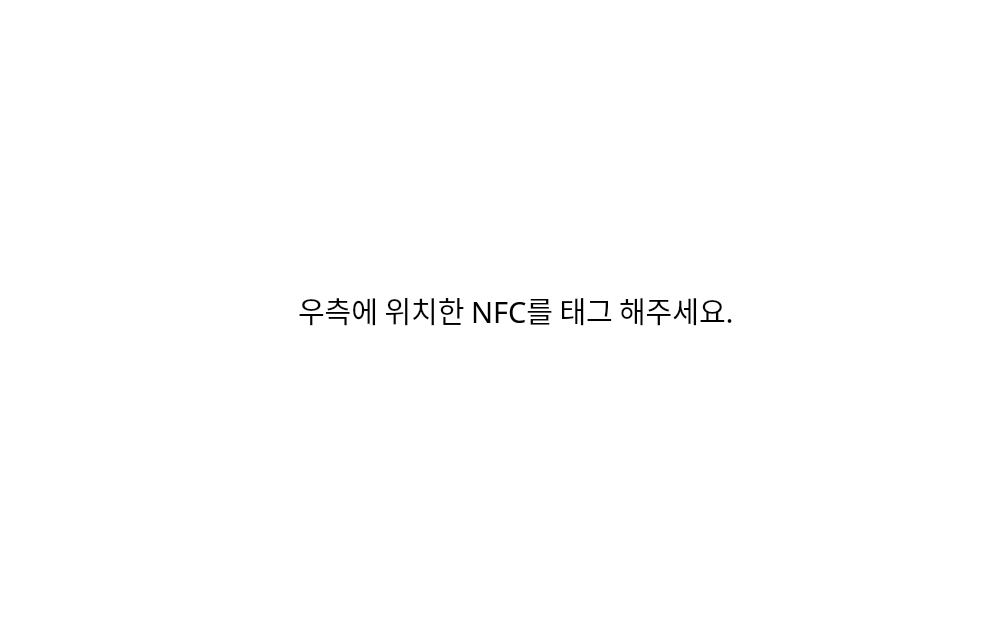
<?xml version="1.0" encoding="UTF-8"?>
<ui version="4.0">
 <class>StackedWidget</class>
 <widget class="QStackedWidget" name="StackedWidget">
  <property name="geometry">
   <rect>
    <x>0</x>
    <y>0</y>
    <width>1000</width>
    <height>625</height>
   </rect>
  </property>
  <property name="windowTitle">
   <string>StackedWidget</string>
  </property>
  <property name="styleSheet">
   <string notr="true">background-color: rgb(255, 255, 255);</string>
  </property>
  <property name="currentIndex">
   <number>1</number>
  </property>
  <widget class="QWidget" name="page1_idle">
   <widget class="QWidget" name="page1_layout" native="true">
    <property name="geometry">
     <rect>
      <x>0</x>
      <y>0</y>
      <width>1000</width>
      <height>625</height>
     </rect>
    </property>
    <property name="styleSheet">
     <string notr="true"/>
    </property>
    <widget class="QFrame" name="frame_3">
     <property name="geometry">
      <rect>
       <x>-210</x>
       <y>360</y>
       <width>671</width>
       <height>391</height>
      </rect>
     </property>
     <property name="styleSheet">
      <string notr="true">image: url(:/rc/커피박 디스플레이-요소분리-01.png);
border-color: transparent;</string>
     </property>
     <property name="frameShape">
      <enum>QFrame::NoFrame</enum>
     </property>
     <property name="frameShadow">
      <enum>QFrame::Raised</enum>
     </property>
     <property name="lineWidth">
      <number>0</number>
     </property>
    </widget>
    <widget class="QFrame" name="frame_4">
     <property name="geometry">
      <rect>
       <x>170</x>
       <y>70</y>
       <width>731</width>
       <height>461</height>
      </rect>
     </property>
     <property name="styleSheet">
      <string notr="true">image: url(:/rc/커피박 디스플레이-요소분리-01.png);
background-color:transparent;
border-color: transparent;</string>
     </property>
     <property name="frameShape">
      <enum>QFrame::NoFrame</enum>
     </property>
     <property name="frameShadow">
      <enum>QFrame::Raised</enum>
     </property>
     <property name="lineWidth">
      <number>0</number>
     </property>
    </widget>
    <widget class="QWidget" name="horizontalWidget" native="true">
     <property name="geometry">
      <rect>
       <x>180</x>
       <y>280</y>
       <width>680</width>
       <height>50</height>
      </rect>
     </property>
     <property name="styleSheet">
      <string notr="true">background-color: transparent;</string>
     </property>
     <layout class="QHBoxLayout" name="horizontalLayout_3">
      <item>
       <spacer name="horizontalSpacer_5">
        <property name="orientation">
         <enum>Qt::Horizontal</enum>
        </property>
        <property name="sizeHint" stdset="0">
         <size>
          <width>40</width>
          <height>20</height>
         </size>
        </property>
       </spacer>
      </item>
      <item>
       <widget class="QLabel" name="label">
        <property name="enabled">
         <bool>true</bool>
        </property>
        <property name="font">
         <font>
          <family>KoPub돋움체 Bold</family>
          <pointsize>22</pointsize>
          <weight>50</weight>
          <italic>false</italic>
          <bold>false</bold>
         </font>
        </property>
        <property name="styleSheet">
         <string notr="true">font: 22pt &quot;KoPub돋움체 Bold&quot;;
background-color: transparent;
border-color: rgb(255, 255, 255);
border-top-color: rgb(255, 255, 255);
border-right-color: rgb(255, 255, 255);
selection-color: rgb(255, 255, 255);
selection-background-color: rgb(255, 255, 255);</string>
        </property>
        <property name="lineWidth">
         <number>0</number>
        </property>
        <property name="text">
         <string>커피박 회수</string>
        </property>
       </widget>
      </item>
      <item>
       <widget class="QLabel" name="label_10">
        <property name="font">
         <font>
          <family>KoPub돋움체 Light</family>
          <pointsize>22</pointsize>
          <weight>50</weight>
          <italic>false</italic>
          <bold>false</bold>
         </font>
        </property>
        <property name="styleSheet">
         <string notr="true">font: 22pt &quot;KoPub돋움체 Light&quot;;</string>
        </property>
        <property name="text">
         <string>를 진행하시려면</string>
        </property>
       </widget>
      </item>
      <item>
       <widget class="QLabel" name="label_12">
        <property name="font">
         <font>
          <family>KoPub돋움체 Bold</family>
          <pointsize>22</pointsize>
          <weight>50</weight>
          <italic>false</italic>
          <bold>false</bold>
          <kerning>true</kerning>
         </font>
        </property>
        <property name="statusTip">
         <string notr="true"/>
        </property>
        <property name="whatsThis">
         <string notr="true"/>
        </property>
        <property name="autoFillBackground">
         <bool>false</bool>
        </property>
        <property name="styleSheet">
         <string notr="true">background-color: transparent;
alternate-background-color: transparent;
selection-background-color: transparent;
font: 22pt &quot;KoPub돋움체 Bold&quot;;</string>
        </property>
        <property name="lineWidth">
         <number>0</number>
        </property>
        <property name="text">
         <string>화면을 터치해주세요.</string>
        </property>
       </widget>
      </item>
      <item>
       <spacer name="horizontalSpacer_6">
        <property name="orientation">
         <enum>Qt::Horizontal</enum>
        </property>
        <property name="sizeHint" stdset="0">
         <size>
          <width>40</width>
          <height>20</height>
         </size>
        </property>
       </spacer>
      </item>
     </layout>
    </widget>
   </widget>
  </widget>
  <widget class="QWidget" name="page2_nfc">
   <property name="styleSheet">
    <string notr="true">background-color: rgb(255, 255, 255);</string>
   </property>
   <widget class="QFrame" name="frame_5">
    <property name="geometry">
     <rect>
      <x>0</x>
      <y>280</y>
      <width>671</width>
      <height>391</height>
     </rect>
    </property>
    <property name="styleSheet">
     <string notr="true">image: url(:/rc/커피박 디스플레이-요소분리-01.png);
background-color: transparent;</string>
    </property>
    <property name="frameShape">
     <enum>QFrame::StyledPanel</enum>
    </property>
    <property name="frameShadow">
     <enum>QFrame::Raised</enum>
    </property>
   </widget>
   <widget class="QFrame" name="frame_6">
    <property name="geometry">
     <rect>
      <x>480</x>
      <y>0</y>
      <width>731</width>
      <height>461</height>
     </rect>
    </property>
    <property name="styleSheet">
     <string notr="true">image: url(:/rc/커피박 디스플레이-요소분리-01.png);
background-color: transparent;</string>
    </property>
    <property name="frameShape">
     <enum>QFrame::StyledPanel</enum>
    </property>
    <property name="frameShadow">
     <enum>QFrame::Raised</enum>
    </property>
   </widget>
   <widget class="QWidget" name="horizontalWidget" native="true">
    <property name="geometry">
     <rect>
      <x>260</x>
      <y>260</y>
      <width>512</width>
      <height>100</height>
     </rect>
    </property>
    <property name="styleSheet">
     <string notr="true">background-color: transparent;</string>
    </property>
    <layout class="QHBoxLayout" name="horizontalLayout_4">
     <item>
      <spacer name="horizontalSpacer_7">
       <property name="orientation">
        <enum>Qt::Horizontal</enum>
       </property>
       <property name="sizeHint" stdset="0">
        <size>
         <width>40</width>
         <height>20</height>
        </size>
       </property>
      </spacer>
     </item>
     <item>
      <widget class="QLabel" name="label_2">
       <property name="font">
        <font>
         <family>KoPub돋움체 Light</family>
         <pointsize>22</pointsize>
        </font>
       </property>
       <property name="text">
        <string>우측에 위치한</string>
       </property>
      </widget>
     </item>
     <item>
      <widget class="QLabel" name="label_13">
       <property name="font">
        <font>
         <family>KoPub돋움체 Bold</family>
         <pointsize>22</pointsize>
        </font>
       </property>
       <property name="styleSheet">
        <string notr="true">background-color: transparent;</string>
       </property>
       <property name="text">
        <string>NFC를 태그</string>
       </property>
      </widget>
     </item>
     <item>
      <widget class="QLabel" name="label_14">
       <property name="font">
        <font>
         <family>KoPub돋움체 Light</family>
         <pointsize>22</pointsize>
        </font>
       </property>
       <property name="text">
        <string>해주세요.</string>
       </property>
      </widget>
     </item>
     <item>
      <spacer name="horizontalSpacer_8">
       <property name="orientation">
        <enum>Qt::Horizontal</enum>
       </property>
       <property name="sizeHint" stdset="0">
        <size>
         <width>40</width>
         <height>20</height>
        </size>
       </property>
      </spacer>
     </item>
    </layout>
   </widget>
   <zorder>frame_5</zorder>
   <zorder>frame_6</zorder>
   <zorder>verticalLayoutWidget_2</zorder>
   <zorder>horizontalWidget</zorder>
  </widget>
  <widget class="QWidget" name="page3_push_coffee">
   <widget class="QFrame" name="frame_7">
    <property name="geometry">
     <rect>
      <x>-200</x>
      <y>240</y>
      <width>671</width>
      <height>391</height>
     </rect>
    </property>
    <property name="styleSheet">
     <string notr="true">image: url(:/rc/커피박 디스플레이-요소분리-01.png);
background-color:transparent;</string>
    </property>
    <property name="frameShape">
     <enum>QFrame::StyledPanel</enum>
    </property>
    <property name="frameShadow">
     <enum>QFrame::Raised</enum>
    </property>
   </widget>
   <widget class="QFrame" name="frame_8">
    <property name="geometry">
     <rect>
      <x>300</x>
      <y>-40</y>
      <width>731</width>
      <height>461</height>
     </rect>
    </property>
    <property name="styleSheet">
     <string notr="true">image: url(:/rc/커피박 디스플레이-요소분리-01.png);
background-color: transparent;</string>
    </property>
    <property name="frameShape">
     <enum>QFrame::StyledPanel</enum>
    </property>
    <property name="frameShadow">
     <enum>QFrame::Raised</enum>
    </property>
   </widget>
   <widget class="QWidget" name="" native="true">
    <property name="geometry">
     <rect>
      <x>350</x>
      <y>370</y>
      <width>301</width>
      <height>101</height>
     </rect>
    </property>
    <layout class="QHBoxLayout" name="horizontalLayout" stretch="0">
     <property name="spacing">
      <number>0</number>
     </property>
     <property name="bottomMargin">
      <number>1</number>
     </property>
     <item>
      <widget class="QPushButton" name="pushButton">
       <property name="sizePolicy">
        <sizepolicy hsizetype="Preferred" vsizetype="Preferred">
         <horstretch>0</horstretch>
         <verstretch>0</verstretch>
        </sizepolicy>
       </property>
       <property name="font">
        <font>
         <family>KoPub돋움체 Bold</family>
         <pointsize>26</pointsize>
         <weight>50</weight>
         <italic>false</italic>
         <bold>false</bold>
        </font>
       </property>
       <property name="cursor">
        <cursorShape>PointingHandCursor</cursorShape>
       </property>
       <property name="whatsThis">
        <string>&lt;html&gt;&lt;head/&gt;&lt;body&gt;&lt;p&gt;&lt;br/&gt;&lt;/p&gt;&lt;/body&gt;&lt;/html&gt;</string>
       </property>
       <property name="autoFillBackground">
        <bool>false</bool>
       </property>
       <property name="styleSheet">
        <string notr="true">image: url(:/rc/커피박 디스플레이-요소분리-08.png);
background-color: rgb(255, 255, 255);</string>
       </property>
       <property name="text">
        <string/>
       </property>
       <property name="autoDefault">
        <bool>false</bool>
       </property>
       <property name="default">
        <bool>false</bool>
       </property>
       <property name="flat">
        <bool>true</bool>
       </property>
      </widget>
     </item>
    </layout>
   </widget>
   <widget class="QLabel" name="label_4">
    <property name="geometry">
     <rect>
      <x>300</x>
      <y>230</y>
      <width>442</width>
      <height>32</height>
     </rect>
    </property>
    <property name="font">
     <font>
      <family>KoPub돋움체 Bold</family>
      <pointsize>22</pointsize>
     </font>
    </property>
    <property name="styleSheet">
     <string notr="true">background-color: transparent</string>
    </property>
    <property name="text">
     <string>투입 후 [투입 완료] 버튼을 눌러주세요.</string>
    </property>
    <property name="margin">
     <number>0</number>
    </property>
   </widget>
   <widget class="QLabel" name="label_3">
    <property name="geometry">
     <rect>
      <x>317</x>
      <y>170</y>
      <width>408</width>
      <height>32</height>
     </rect>
    </property>
    <property name="font">
     <font>
      <family>KoPub돋움체 Bold</family>
      <pointsize>22</pointsize>
     </font>
    </property>
    <property name="autoFillBackground">
     <bool>false</bool>
    </property>
    <property name="styleSheet">
     <string notr="true">background-color: transparent</string>
    </property>
    <property name="text">
     <string>문이 열리면 커피박을 투입해주세요.</string>
    </property>
   </widget>
   <zorder>frame_7</zorder>
   <zorder>frame_8</zorder>
   <zorder>verticalLayoutWidget_3</zorder>
   <zorder>label_4</zorder>
   <zorder>label_3</zorder>
  </widget>
  <widget class="QWidget" name="page4_door_closing">
   <widget class="QFrame" name="frame_10">
    <property name="geometry">
     <rect>
      <x>130</x>
      <y>-10</y>
      <width>731</width>
      <height>461</height>
     </rect>
    </property>
    <property name="styleSheet">
     <string notr="true">image: url(:/rc/커피박 디스플레이-요소분리-01.png);
background-color: transparent;</string>
    </property>
    <property name="frameShape">
     <enum>QFrame::StyledPanel</enum>
    </property>
    <property name="frameShadow">
     <enum>QFrame::Raised</enum>
    </property>
   </widget>
   <widget class="QLabel" name="label_6">
    <property name="geometry">
     <rect>
      <x>150</x>
      <y>443</y>
      <width>699</width>
      <height>35</height>
     </rect>
    </property>
    <property name="font">
     <font>
      <family>KoPub돋움체 Bold</family>
      <pointsize>24</pointsize>
     </font>
    </property>
    <property name="text">
     <string>잠시 후 문이 닫힙니다. 안전에 주의해 주시기 바랍니다.</string>
    </property>
   </widget>
   <widget class="QLabel" name="label_5">
    <property name="geometry">
     <rect>
      <x>463</x>
      <y>147</y>
      <width>74</width>
      <height>145</height>
     </rect>
    </property>
    <property name="font">
     <font>
      <family>KoPub돋움체 Bold</family>
      <pointsize>99</pointsize>
      <weight>50</weight>
      <italic>false</italic>
      <bold>false</bold>
     </font>
    </property>
    <property name="styleSheet">
     <string notr="true">background-color: transparent
</string>
    </property>
    <property name="text">
     <string>3</string>
    </property>
   </widget>
   <zorder>frame_10</zorder>
   <zorder>verticalLayoutWidget_4</zorder>
   <zorder>label_5</zorder>
  </widget>
  <widget class="QWidget" name="page5_measuring">
   <widget class="QWidget" name="verticalLayoutWidget_5">
    <property name="geometry">
     <rect>
      <x>0</x>
      <y>0</y>
      <width>1000</width>
      <height>625</height>
     </rect>
    </property>
    <layout class="QVBoxLayout" name="verticalLayout_5" stretch="1,3,0,2,1">
     <item>
      <spacer name="verticalSpacer_9">
       <property name="orientation">
        <enum>Qt::Vertical</enum>
       </property>
       <property name="sizeHint" stdset="0">
        <size>
         <width>20</width>
         <height>100</height>
        </size>
       </property>
      </spacer>
     </item>
     <item>
      <widget class="QLabel" name="label_7">
       <property name="sizePolicy">
        <sizepolicy hsizetype="Expanding" vsizetype="Preferred">
         <horstretch>100</horstretch>
         <verstretch>0</verstretch>
        </sizepolicy>
       </property>
       <property name="font">
        <font>
         <family>Ubuntu</family>
         <pointsize>72</pointsize>
         <weight>75</weight>
         <italic>false</italic>
         <bold>true</bold>
        </font>
       </property>
       <property name="whatsThis">
        <string>&lt;html&gt;&lt;head/&gt;&lt;body&gt;&lt;p&gt;&lt;img src=&quot;:/img/bg.gif&quot;/&gt;&lt;/p&gt;&lt;/body&gt;&lt;/html&gt;</string>
       </property>
       <property name="styleSheet">
        <string notr="true">image: url(:/rc/커피박 디스플레이-요소분리-02.png);</string>
       </property>
       <property name="text">
        <string/>
       </property>
      </widget>
     </item>
     <item>
      <spacer name="verticalSpacer_12">
       <property name="orientation">
        <enum>Qt::Vertical</enum>
       </property>
       <property name="sizeHint" stdset="0">
        <size>
         <width>20</width>
         <height>40</height>
        </size>
       </property>
      </spacer>
     </item>
     <item alignment="Qt::AlignHCenter">
      <widget class="QLabel" name="label_8">
       <property name="font">
        <font>
         <family>KoPub돋움체 Bold</family>
         <pointsize>24</pointsize>
        </font>
       </property>
       <property name="text">
        <string>투입하신 커피박을 측정 중입니다.</string>
       </property>
      </widget>
     </item>
     <item>
      <spacer name="verticalSpacer_13">
       <property name="orientation">
        <enum>Qt::Vertical</enum>
       </property>
       <property name="sizeHint" stdset="0">
        <size>
         <width>20</width>
         <height>40</height>
        </size>
       </property>
      </spacer>
     </item>
    </layout>
   </widget>
  </widget>
  <widget class="QWidget" name="page6_result">
   <widget class="QFrame" name="frame">
    <property name="geometry">
     <rect>
      <x>160</x>
      <y>180</y>
      <width>681</width>
      <height>391</height>
     </rect>
    </property>
    <property name="styleSheet">
     <string notr="true">image: url(:/rc/커피박 디스플레이-요소분리-12.png);</string>
    </property>
    <property name="frameShape">
     <enum>QFrame::StyledPanel</enum>
    </property>
    <property name="frameShadow">
     <enum>QFrame::Raised</enum>
    </property>
   </widget>
   <widget class="QFrame" name="frame_2">
    <property name="geometry">
     <rect>
      <x>-1</x>
      <y>-1</y>
      <width>1001</width>
      <height>621</height>
     </rect>
    </property>
    <property name="autoFillBackground">
     <bool>false</bool>
    </property>
    <property name="styleSheet">
     <string notr="true">background-color: transparent;
color: transparent;</string>
    </property>
    <property name="frameShape">
     <enum>QFrame::StyledPanel</enum>
    </property>
    <property name="frameShadow">
     <enum>QFrame::Raised</enum>
    </property>
    <widget class="QWidget" name="verticalLayoutWidget">
     <property name="geometry">
      <rect>
       <x>10</x>
       <y>10</y>
       <width>981</width>
       <height>601</height>
      </rect>
     </property>
     <layout class="QVBoxLayout" name="verticalLayout_6" stretch="4,2,1,4,1,1,0,4,1">
      <item>
       <spacer name="verticalSpacer_14">
        <property name="orientation">
         <enum>Qt::Vertical</enum>
        </property>
        <property name="sizeHint" stdset="0">
         <size>
          <width>20</width>
          <height>80</height>
         </size>
        </property>
       </spacer>
      </item>
      <item>
       <widget class="QLabel" name="label_9">
        <property name="font">
         <font>
          <family>KoPub돋움체 Bold</family>
          <pointsize>36</pointsize>
         </font>
        </property>
        <property name="styleSheet">
         <string notr="true">color: rgb(0, 0, 0);</string>
        </property>
        <property name="text">
         <string>감사합니다!</string>
        </property>
        <property name="alignment">
         <set>Qt::AlignCenter</set>
        </property>
       </widget>
      </item>
      <item>
       <widget class="QLabel" name="label_11">
        <property name="font">
         <font>
          <family>KoPub돋움체 Bold</family>
          <pointsize>22</pointsize>
         </font>
        </property>
        <property name="styleSheet">
         <string notr="true">color: rgb(0, 0, 0);</string>
        </property>
        <property name="text">
         <string>회수가 정상적으로 처리되었습니다.</string>
        </property>
        <property name="alignment">
         <set>Qt::AlignCenter</set>
        </property>
       </widget>
      </item>
      <item>
       <spacer name="verticalSpacer_16">
        <property name="orientation">
         <enum>Qt::Vertical</enum>
        </property>
        <property name="sizeHint" stdset="0">
         <size>
          <width>20</width>
          <height>60</height>
         </size>
        </property>
       </spacer>
      </item>
      <item>
       <widget class="QLabel" name="lb_add_point">
        <property name="font">
         <font>
          <family>KoPub돋움체 Bold</family>
          <pointsize>22</pointsize>
         </font>
        </property>
        <property name="styleSheet">
         <string notr="true">color: rgb(0, 0, 0);</string>
        </property>
        <property name="text">
         <string>120 포인트의 탄소포인트가 적립되었습니다.</string>
        </property>
        <property name="alignment">
         <set>Qt::AlignCenter</set>
        </property>
       </widget>
      </item>
      <item>
       <widget class="QLabel" name="lb_weight">
        <property name="font">
         <font>
          <family>KoPub돋움체 Bold</family>
          <pointsize>22</pointsize>
         </font>
        </property>
        <property name="styleSheet">
         <string notr="true">color: rgb(0, 0, 0);</string>
        </property>
        <property name="text">
         <string>무게 : 1.2kg 부피 : 60</string>
        </property>
        <property name="alignment">
         <set>Qt::AlignCenter</set>
        </property>
       </widget>
      </item>
      <item>
       <spacer name="verticalSpacer_17">
        <property name="orientation">
         <enum>Qt::Vertical</enum>
        </property>
        <property name="sizeHint" stdset="0">
         <size>
          <width>20</width>
          <height>40</height>
         </size>
        </property>
       </spacer>
      </item>
      <item>
       <layout class="QHBoxLayout" name="horizontalLayout_2">
        <item>
         <spacer name="horizontalSpacer_3">
          <property name="orientation">
           <enum>Qt::Horizontal</enum>
          </property>
          <property name="sizeHint" stdset="0">
           <size>
            <width>40</width>
            <height>20</height>
           </size>
          </property>
         </spacer>
        </item>
        <item>
         <widget class="QLabel" name="label_17">
          <property name="font">
           <font>
            <family>KoPub돋움체 Bold</family>
            <pointsize>22</pointsize>
           </font>
          </property>
          <property name="styleSheet">
           <string notr="true">color: rgb(0, 0, 0);</string>
          </property>
          <property name="text">
           <string>철저한 고양이님</string>
          </property>
         </widget>
        </item>
        <item>
         <widget class="QLabel" name="lb_total_point">
          <property name="font">
           <font>
            <family>KoPub돋움체 Bold</family>
            <pointsize>22</pointsize>
           </font>
          </property>
          <property name="styleSheet">
           <string notr="true">color: rgb(0, 0, 0);</string>
          </property>
          <property name="text">
           <string>총 적립 포인트 : 10,260</string>
          </property>
         </widget>
        </item>
        <item>
         <spacer name="horizontalSpacer_4">
          <property name="orientation">
           <enum>Qt::Horizontal</enum>
          </property>
          <property name="sizeHint" stdset="0">
           <size>
            <width>40</width>
            <height>20</height>
           </size>
          </property>
         </spacer>
        </item>
       </layout>
      </item>
      <item>
       <spacer name="verticalSpacer_15">
        <property name="orientation">
         <enum>Qt::Vertical</enum>
        </property>
        <property name="sizeHint" stdset="0">
         <size>
          <width>20</width>
          <height>40</height>
         </size>
        </property>
       </spacer>
      </item>
     </layout>
    </widget>
   </widget>
  </widget>
 </widget>
 <resources>
  <include location="cfb.qrc"/>
 </resources>
 <connections/>
</ui>
